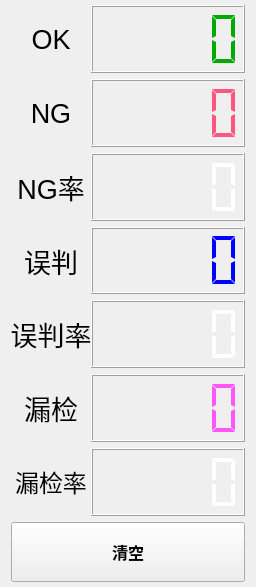
<?xml version="1.0" encoding="UTF-8"?>
<ui version="4.0">
 <class>TotalAction</class>
 <widget class="QWidget" name="TotalAction">
  <property name="geometry">
   <rect>
    <x>0</x>
    <y>0</y>
    <width>256</width>
    <height>587</height>
   </rect>
  </property>
  <property name="minimumSize">
   <size>
    <width>200</width>
    <height>500</height>
   </size>
  </property>
  <property name="maximumSize">
   <size>
    <width>384</width>
    <height>700</height>
   </size>
  </property>
  <property name="windowTitle">
   <string>Form</string>
  </property>
  <layout class="QGridLayout" name="gridLayout">
   <property name="topMargin">
    <number>5</number>
   </property>
   <property name="bottomMargin">
    <number>5</number>
   </property>
   <property name="horizontalSpacing">
    <number>3</number>
   </property>
   <item row="9" column="0">
    <layout class="QHBoxLayout" name="horizontalLayout_3">
     <item>
      <widget class="QPushButton" name="pushButton_Clear">
       <property name="minimumSize">
        <size>
         <width>0</width>
         <height>60</height>
        </size>
       </property>
       <property name="font">
        <font>
         <family>Arial</family>
         <pointsize>12</pointsize>
         <weight>75</weight>
         <bold>true</bold>
        </font>
       </property>
       <property name="text">
        <string>清空</string>
       </property>
      </widget>
     </item>
    </layout>
   </item>
   <item row="0" column="0">
    <layout class="QHBoxLayout" name="horizontalLayout">
     <property name="spacing">
      <number>0</number>
     </property>
     <item>
      <widget class="QLabel" name="label_OK">
       <property name="minimumSize">
        <size>
         <width>0</width>
         <height>0</height>
        </size>
       </property>
       <property name="maximumSize">
        <size>
         <width>80</width>
         <height>100</height>
        </size>
       </property>
       <property name="font">
        <font>
         <family>Arial</family>
         <pointsize>20</pointsize>
        </font>
       </property>
       <property name="styleSheet">
        <string notr="true"/>
       </property>
       <property name="text">
        <string>OK</string>
       </property>
       <property name="alignment">
        <set>Qt::AlignCenter</set>
       </property>
      </widget>
     </item>
     <item>
      <widget class="QLCDNumber" name="lcdNumber_OK">
       <property name="minimumSize">
        <size>
         <width>0</width>
         <height>0</height>
        </size>
       </property>
       <property name="maximumSize">
        <size>
         <width>250</width>
         <height>100</height>
        </size>
       </property>
       <property name="palette">
        <palette>
         <active>
          <colorrole role="WindowText">
           <brush brushstyle="SolidPattern">
            <color alpha="255">
             <red>0</red>
             <green>170</green>
             <blue>0</blue>
            </color>
           </brush>
          </colorrole>
          <colorrole role="Text">
           <brush brushstyle="SolidPattern">
            <color alpha="255">
             <red>0</red>
             <green>170</green>
             <blue>0</blue>
            </color>
           </brush>
          </colorrole>
          <colorrole role="ButtonText">
           <brush brushstyle="SolidPattern">
            <color alpha="255">
             <red>0</red>
             <green>170</green>
             <blue>0</blue>
            </color>
           </brush>
          </colorrole>
         </active>
         <inactive>
          <colorrole role="WindowText">
           <brush brushstyle="SolidPattern">
            <color alpha="255">
             <red>0</red>
             <green>170</green>
             <blue>0</blue>
            </color>
           </brush>
          </colorrole>
          <colorrole role="Text">
           <brush brushstyle="SolidPattern">
            <color alpha="255">
             <red>0</red>
             <green>170</green>
             <blue>0</blue>
            </color>
           </brush>
          </colorrole>
          <colorrole role="ButtonText">
           <brush brushstyle="SolidPattern">
            <color alpha="255">
             <red>0</red>
             <green>170</green>
             <blue>0</blue>
            </color>
           </brush>
          </colorrole>
         </inactive>
         <disabled>
          <colorrole role="WindowText">
           <brush brushstyle="SolidPattern">
            <color alpha="255">
             <red>0</red>
             <green>170</green>
             <blue>0</blue>
            </color>
           </brush>
          </colorrole>
          <colorrole role="Text">
           <brush brushstyle="SolidPattern">
            <color alpha="255">
             <red>0</red>
             <green>170</green>
             <blue>0</blue>
            </color>
           </brush>
          </colorrole>
          <colorrole role="ButtonText">
           <brush brushstyle="SolidPattern">
            <color alpha="255">
             <red>0</red>
             <green>170</green>
             <blue>0</blue>
            </color>
           </brush>
          </colorrole>
         </disabled>
        </palette>
       </property>
       <property name="font">
        <font>
         <family>Agency FB</family>
         <pointsize>18</pointsize>
        </font>
       </property>
       <property name="styleSheet">
        <string notr="true">color: rgb(0, 170, 0);</string>
       </property>
       <property name="smallDecimalPoint">
        <bool>false</bool>
       </property>
       <property name="digitCount">
        <number>5</number>
       </property>
       <property name="segmentStyle">
        <enum>QLCDNumber::Flat</enum>
       </property>
       <property name="value" stdset="0">
        <double>0.000000000000000</double>
       </property>
       <property name="intValue" stdset="0">
        <number>0</number>
       </property>
      </widget>
     </item>
    </layout>
   </item>
   <item row="5" column="0">
    <layout class="QHBoxLayout" name="horizontalLayout_4">
     <property name="spacing">
      <number>0</number>
     </property>
     <item>
      <widget class="QLabel" name="label_ErrorJudge">
       <property name="minimumSize">
        <size>
         <width>0</width>
         <height>0</height>
        </size>
       </property>
       <property name="maximumSize">
        <size>
         <width>80</width>
         <height>100</height>
        </size>
       </property>
       <property name="font">
        <font>
         <family>Arial</family>
         <pointsize>20</pointsize>
        </font>
       </property>
       <property name="styleSheet">
        <string notr="true"/>
       </property>
       <property name="text">
        <string>误判</string>
       </property>
       <property name="alignment">
        <set>Qt::AlignCenter</set>
       </property>
      </widget>
     </item>
     <item>
      <widget class="QLCDNumber" name="lcdNumber_Error">
       <property name="minimumSize">
        <size>
         <width>0</width>
         <height>0</height>
        </size>
       </property>
       <property name="maximumSize">
        <size>
         <width>280</width>
         <height>100</height>
        </size>
       </property>
       <property name="palette">
        <palette>
         <active>
          <colorrole role="WindowText">
           <brush brushstyle="SolidPattern">
            <color alpha="255">
             <red>0</red>
             <green>0</green>
             <blue>255</blue>
            </color>
           </brush>
          </colorrole>
          <colorrole role="Text">
           <brush brushstyle="SolidPattern">
            <color alpha="255">
             <red>0</red>
             <green>0</green>
             <blue>255</blue>
            </color>
           </brush>
          </colorrole>
          <colorrole role="ButtonText">
           <brush brushstyle="SolidPattern">
            <color alpha="255">
             <red>0</red>
             <green>0</green>
             <blue>255</blue>
            </color>
           </brush>
          </colorrole>
         </active>
         <inactive>
          <colorrole role="WindowText">
           <brush brushstyle="SolidPattern">
            <color alpha="255">
             <red>0</red>
             <green>0</green>
             <blue>255</blue>
            </color>
           </brush>
          </colorrole>
          <colorrole role="Text">
           <brush brushstyle="SolidPattern">
            <color alpha="255">
             <red>0</red>
             <green>0</green>
             <blue>255</blue>
            </color>
           </brush>
          </colorrole>
          <colorrole role="ButtonText">
           <brush brushstyle="SolidPattern">
            <color alpha="255">
             <red>0</red>
             <green>0</green>
             <blue>255</blue>
            </color>
           </brush>
          </colorrole>
         </inactive>
         <disabled>
          <colorrole role="WindowText">
           <brush brushstyle="SolidPattern">
            <color alpha="255">
             <red>0</red>
             <green>0</green>
             <blue>255</blue>
            </color>
           </brush>
          </colorrole>
          <colorrole role="Text">
           <brush brushstyle="SolidPattern">
            <color alpha="255">
             <red>0</red>
             <green>0</green>
             <blue>255</blue>
            </color>
           </brush>
          </colorrole>
          <colorrole role="ButtonText">
           <brush brushstyle="SolidPattern">
            <color alpha="255">
             <red>0</red>
             <green>0</green>
             <blue>255</blue>
            </color>
           </brush>
          </colorrole>
         </disabled>
        </palette>
       </property>
       <property name="font">
        <font>
         <family>Agency FB</family>
         <pointsize>18</pointsize>
        </font>
       </property>
       <property name="styleSheet">
        <string notr="true">color: rgb(0, 0, 255);
</string>
       </property>
       <property name="smallDecimalPoint">
        <bool>false</bool>
       </property>
       <property name="digitCount">
        <number>5</number>
       </property>
       <property name="segmentStyle">
        <enum>QLCDNumber::Flat</enum>
       </property>
       <property name="value" stdset="0">
        <double>0.000000000000000</double>
       </property>
       <property name="intValue" stdset="0">
        <number>0</number>
       </property>
      </widget>
     </item>
    </layout>
   </item>
   <item row="3" column="0">
    <layout class="QHBoxLayout" name="horizontalLayout_2">
     <property name="spacing">
      <number>0</number>
     </property>
     <item>
      <widget class="QLabel" name="label_NG">
       <property name="minimumSize">
        <size>
         <width>0</width>
         <height>0</height>
        </size>
       </property>
       <property name="maximumSize">
        <size>
         <width>80</width>
         <height>100</height>
        </size>
       </property>
       <property name="font">
        <font>
         <family>Arial</family>
         <pointsize>20</pointsize>
        </font>
       </property>
       <property name="styleSheet">
        <string notr="true"/>
       </property>
       <property name="text">
        <string>NG</string>
       </property>
       <property name="alignment">
        <set>Qt::AlignCenter</set>
       </property>
      </widget>
     </item>
     <item>
      <widget class="QLCDNumber" name="lcdNumber_NG">
       <property name="minimumSize">
        <size>
         <width>0</width>
         <height>0</height>
        </size>
       </property>
       <property name="maximumSize">
        <size>
         <width>280</width>
         <height>100</height>
        </size>
       </property>
       <property name="palette">
        <palette>
         <active>
          <colorrole role="WindowText">
           <brush brushstyle="SolidPattern">
            <color alpha="255">
             <red>255</red>
             <green>85</green>
             <blue>127</blue>
            </color>
           </brush>
          </colorrole>
          <colorrole role="Text">
           <brush brushstyle="SolidPattern">
            <color alpha="255">
             <red>255</red>
             <green>85</green>
             <blue>127</blue>
            </color>
           </brush>
          </colorrole>
          <colorrole role="ButtonText">
           <brush brushstyle="SolidPattern">
            <color alpha="255">
             <red>255</red>
             <green>85</green>
             <blue>127</blue>
            </color>
           </brush>
          </colorrole>
         </active>
         <inactive>
          <colorrole role="WindowText">
           <brush brushstyle="SolidPattern">
            <color alpha="255">
             <red>255</red>
             <green>85</green>
             <blue>127</blue>
            </color>
           </brush>
          </colorrole>
          <colorrole role="Text">
           <brush brushstyle="SolidPattern">
            <color alpha="255">
             <red>255</red>
             <green>85</green>
             <blue>127</blue>
            </color>
           </brush>
          </colorrole>
          <colorrole role="ButtonText">
           <brush brushstyle="SolidPattern">
            <color alpha="255">
             <red>255</red>
             <green>85</green>
             <blue>127</blue>
            </color>
           </brush>
          </colorrole>
         </inactive>
         <disabled>
          <colorrole role="WindowText">
           <brush brushstyle="SolidPattern">
            <color alpha="255">
             <red>255</red>
             <green>85</green>
             <blue>127</blue>
            </color>
           </brush>
          </colorrole>
          <colorrole role="Text">
           <brush brushstyle="SolidPattern">
            <color alpha="255">
             <red>255</red>
             <green>85</green>
             <blue>127</blue>
            </color>
           </brush>
          </colorrole>
          <colorrole role="ButtonText">
           <brush brushstyle="SolidPattern">
            <color alpha="255">
             <red>255</red>
             <green>85</green>
             <blue>127</blue>
            </color>
           </brush>
          </colorrole>
         </disabled>
        </palette>
       </property>
       <property name="font">
        <font>
         <family>Agency FB</family>
         <pointsize>18</pointsize>
        </font>
       </property>
       <property name="styleSheet">
        <string notr="true">color: rgb(255, 85, 127);</string>
       </property>
       <property name="smallDecimalPoint">
        <bool>false</bool>
       </property>
       <property name="digitCount">
        <number>5</number>
       </property>
       <property name="segmentStyle">
        <enum>QLCDNumber::Flat</enum>
       </property>
       <property name="value" stdset="0">
        <double>0.000000000000000</double>
       </property>
       <property name="intValue" stdset="0">
        <number>0</number>
       </property>
      </widget>
     </item>
    </layout>
   </item>
   <item row="7" column="0">
    <layout class="QHBoxLayout" name="horizontalLayout_5">
     <property name="spacing">
      <number>0</number>
     </property>
     <item>
      <widget class="QLabel" name="label_MissJudge">
       <property name="minimumSize">
        <size>
         <width>0</width>
         <height>0</height>
        </size>
       </property>
       <property name="maximumSize">
        <size>
         <width>80</width>
         <height>100</height>
        </size>
       </property>
       <property name="font">
        <font>
         <family>Arial</family>
         <pointsize>20</pointsize>
        </font>
       </property>
       <property name="styleSheet">
        <string notr="true"/>
       </property>
       <property name="text">
        <string>漏检</string>
       </property>
       <property name="alignment">
        <set>Qt::AlignCenter</set>
       </property>
      </widget>
     </item>
     <item>
      <widget class="QLCDNumber" name="lcdNumber_Miss">
       <property name="minimumSize">
        <size>
         <width>0</width>
         <height>0</height>
        </size>
       </property>
       <property name="maximumSize">
        <size>
         <width>280</width>
         <height>100</height>
        </size>
       </property>
       <property name="palette">
        <palette>
         <active>
          <colorrole role="WindowText">
           <brush brushstyle="SolidPattern">
            <color alpha="255">
             <red>255</red>
             <green>85</green>
             <blue>255</blue>
            </color>
           </brush>
          </colorrole>
          <colorrole role="Text">
           <brush brushstyle="SolidPattern">
            <color alpha="255">
             <red>255</red>
             <green>85</green>
             <blue>255</blue>
            </color>
           </brush>
          </colorrole>
          <colorrole role="ButtonText">
           <brush brushstyle="SolidPattern">
            <color alpha="255">
             <red>255</red>
             <green>85</green>
             <blue>255</blue>
            </color>
           </brush>
          </colorrole>
         </active>
         <inactive>
          <colorrole role="WindowText">
           <brush brushstyle="SolidPattern">
            <color alpha="255">
             <red>255</red>
             <green>85</green>
             <blue>255</blue>
            </color>
           </brush>
          </colorrole>
          <colorrole role="Text">
           <brush brushstyle="SolidPattern">
            <color alpha="255">
             <red>255</red>
             <green>85</green>
             <blue>255</blue>
            </color>
           </brush>
          </colorrole>
          <colorrole role="ButtonText">
           <brush brushstyle="SolidPattern">
            <color alpha="255">
             <red>255</red>
             <green>85</green>
             <blue>255</blue>
            </color>
           </brush>
          </colorrole>
         </inactive>
         <disabled>
          <colorrole role="WindowText">
           <brush brushstyle="SolidPattern">
            <color alpha="255">
             <red>255</red>
             <green>85</green>
             <blue>255</blue>
            </color>
           </brush>
          </colorrole>
          <colorrole role="Text">
           <brush brushstyle="SolidPattern">
            <color alpha="255">
             <red>255</red>
             <green>85</green>
             <blue>255</blue>
            </color>
           </brush>
          </colorrole>
          <colorrole role="ButtonText">
           <brush brushstyle="SolidPattern">
            <color alpha="255">
             <red>255</red>
             <green>85</green>
             <blue>255</blue>
            </color>
           </brush>
          </colorrole>
         </disabled>
        </palette>
       </property>
       <property name="font">
        <font>
         <family>Agency FB</family>
         <pointsize>18</pointsize>
        </font>
       </property>
       <property name="styleSheet">
        <string notr="true">color: rgb(255, 85, 255);</string>
       </property>
       <property name="smallDecimalPoint">
        <bool>false</bool>
       </property>
       <property name="digitCount">
        <number>5</number>
       </property>
       <property name="segmentStyle">
        <enum>QLCDNumber::Flat</enum>
       </property>
       <property name="value" stdset="0">
        <double>0.000000000000000</double>
       </property>
       <property name="intValue" stdset="0">
        <number>0</number>
       </property>
      </widget>
     </item>
    </layout>
   </item>
   <item row="8" column="0">
    <layout class="QHBoxLayout" name="horizontalLayout_6">
     <item>
      <widget class="QLabel" name="label_MissJudge_Rate">
       <property name="maximumSize">
        <size>
         <width>80</width>
         <height>16777215</height>
        </size>
       </property>
       <property name="font">
        <font>
         <family>Agency FB</family>
         <pointsize>18</pointsize>
        </font>
       </property>
       <property name="text">
        <string>漏检率</string>
       </property>
       <property name="alignment">
        <set>Qt::AlignCenter</set>
       </property>
      </widget>
     </item>
     <item>
      <widget class="QLCDNumber" name="lcdNumber_MissJudge_Rate">
       <property name="palette">
        <palette>
         <active>
          <colorrole role="WindowText">
           <brush brushstyle="SolidPattern">
            <color alpha="255">
             <red>255</red>
             <green>255</green>
             <blue>255</blue>
            </color>
           </brush>
          </colorrole>
          <colorrole role="Text">
           <brush brushstyle="SolidPattern">
            <color alpha="255">
             <red>255</red>
             <green>255</green>
             <blue>255</blue>
            </color>
           </brush>
          </colorrole>
          <colorrole role="ButtonText">
           <brush brushstyle="SolidPattern">
            <color alpha="255">
             <red>255</red>
             <green>255</green>
             <blue>255</blue>
            </color>
           </brush>
          </colorrole>
         </active>
         <inactive>
          <colorrole role="WindowText">
           <brush brushstyle="SolidPattern">
            <color alpha="255">
             <red>255</red>
             <green>255</green>
             <blue>255</blue>
            </color>
           </brush>
          </colorrole>
          <colorrole role="Text">
           <brush brushstyle="SolidPattern">
            <color alpha="255">
             <red>255</red>
             <green>255</green>
             <blue>255</blue>
            </color>
           </brush>
          </colorrole>
          <colorrole role="ButtonText">
           <brush brushstyle="SolidPattern">
            <color alpha="255">
             <red>255</red>
             <green>255</green>
             <blue>255</blue>
            </color>
           </brush>
          </colorrole>
         </inactive>
         <disabled>
          <colorrole role="WindowText">
           <brush brushstyle="SolidPattern">
            <color alpha="96">
             <red>164</red>
             <green>166</green>
             <blue>168</blue>
            </color>
           </brush>
          </colorrole>
          <colorrole role="Text">
           <brush brushstyle="SolidPattern">
            <color alpha="96">
             <red>164</red>
             <green>166</green>
             <blue>168</blue>
            </color>
           </brush>
          </colorrole>
          <colorrole role="ButtonText">
           <brush brushstyle="SolidPattern">
            <color alpha="255">
             <red>208</red>
             <green>208</green>
             <blue>208</blue>
            </color>
           </brush>
          </colorrole>
         </disabled>
        </palette>
       </property>
       <property name="font">
        <font>
         <family>Agency FB</family>
         <pointsize>18</pointsize>
        </font>
       </property>
       <property name="segmentStyle">
        <enum>QLCDNumber::Flat</enum>
       </property>
       <property name="intValue" stdset="0">
        <number>0</number>
       </property>
      </widget>
     </item>
    </layout>
   </item>
   <item row="6" column="0">
    <layout class="QHBoxLayout" name="horizontalLayout_7">
     <item>
      <widget class="QLabel" name="label_ErrorJudge_Rate">
       <property name="maximumSize">
        <size>
         <width>80</width>
         <height>16777215</height>
        </size>
       </property>
       <property name="font">
        <font>
         <family>Arial</family>
         <pointsize>20</pointsize>
        </font>
       </property>
       <property name="text">
        <string>误判率</string>
       </property>
       <property name="alignment">
        <set>Qt::AlignCenter</set>
       </property>
      </widget>
     </item>
     <item>
      <widget class="QLCDNumber" name="lcdNumber_ErrorJudge_Rate">
       <property name="palette">
        <palette>
         <active>
          <colorrole role="WindowText">
           <brush brushstyle="SolidPattern">
            <color alpha="255">
             <red>255</red>
             <green>255</green>
             <blue>255</blue>
            </color>
           </brush>
          </colorrole>
          <colorrole role="Text">
           <brush brushstyle="SolidPattern">
            <color alpha="255">
             <red>255</red>
             <green>255</green>
             <blue>255</blue>
            </color>
           </brush>
          </colorrole>
          <colorrole role="ButtonText">
           <brush brushstyle="SolidPattern">
            <color alpha="255">
             <red>255</red>
             <green>255</green>
             <blue>255</blue>
            </color>
           </brush>
          </colorrole>
         </active>
         <inactive>
          <colorrole role="WindowText">
           <brush brushstyle="SolidPattern">
            <color alpha="255">
             <red>255</red>
             <green>255</green>
             <blue>255</blue>
            </color>
           </brush>
          </colorrole>
          <colorrole role="Text">
           <brush brushstyle="SolidPattern">
            <color alpha="255">
             <red>255</red>
             <green>255</green>
             <blue>255</blue>
            </color>
           </brush>
          </colorrole>
          <colorrole role="ButtonText">
           <brush brushstyle="SolidPattern">
            <color alpha="255">
             <red>255</red>
             <green>255</green>
             <blue>255</blue>
            </color>
           </brush>
          </colorrole>
         </inactive>
         <disabled>
          <colorrole role="WindowText">
           <brush brushstyle="SolidPattern">
            <color alpha="96">
             <red>164</red>
             <green>166</green>
             <blue>168</blue>
            </color>
           </brush>
          </colorrole>
          <colorrole role="Text">
           <brush brushstyle="SolidPattern">
            <color alpha="96">
             <red>164</red>
             <green>166</green>
             <blue>168</blue>
            </color>
           </brush>
          </colorrole>
          <colorrole role="ButtonText">
           <brush brushstyle="SolidPattern">
            <color alpha="255">
             <red>208</red>
             <green>208</green>
             <blue>208</blue>
            </color>
           </brush>
          </colorrole>
         </disabled>
        </palette>
       </property>
       <property name="font">
        <font>
         <family>Agency FB</family>
         <pointsize>18</pointsize>
        </font>
       </property>
       <property name="segmentStyle">
        <enum>QLCDNumber::Flat</enum>
       </property>
       <property name="intValue" stdset="0">
        <number>0</number>
       </property>
      </widget>
     </item>
    </layout>
   </item>
   <item row="4" column="0">
    <layout class="QHBoxLayout" name="horizontalLayout_8">
     <item>
      <widget class="QLabel" name="label_NG_Rate">
       <property name="maximumSize">
        <size>
         <width>80</width>
         <height>100</height>
        </size>
       </property>
       <property name="font">
        <font>
         <family>Arial</family>
         <pointsize>20</pointsize>
        </font>
       </property>
       <property name="layoutDirection">
        <enum>Qt::LeftToRight</enum>
       </property>
       <property name="text">
        <string>NG率</string>
       </property>
       <property name="alignment">
        <set>Qt::AlignCenter</set>
       </property>
      </widget>
     </item>
     <item>
      <widget class="QLCDNumber" name="lcdNumber_NG_Rate">
       <property name="minimumSize">
        <size>
         <width>0</width>
         <height>0</height>
        </size>
       </property>
       <property name="maximumSize">
        <size>
         <width>16777215</width>
         <height>100</height>
        </size>
       </property>
       <property name="palette">
        <palette>
         <active>
          <colorrole role="WindowText">
           <brush brushstyle="SolidPattern">
            <color alpha="255">
             <red>255</red>
             <green>255</green>
             <blue>255</blue>
            </color>
           </brush>
          </colorrole>
          <colorrole role="Text">
           <brush brushstyle="SolidPattern">
            <color alpha="255">
             <red>255</red>
             <green>255</green>
             <blue>255</blue>
            </color>
           </brush>
          </colorrole>
          <colorrole role="ButtonText">
           <brush brushstyle="SolidPattern">
            <color alpha="255">
             <red>255</red>
             <green>255</green>
             <blue>255</blue>
            </color>
           </brush>
          </colorrole>
         </active>
         <inactive>
          <colorrole role="WindowText">
           <brush brushstyle="SolidPattern">
            <color alpha="255">
             <red>255</red>
             <green>255</green>
             <blue>255</blue>
            </color>
           </brush>
          </colorrole>
          <colorrole role="Text">
           <brush brushstyle="SolidPattern">
            <color alpha="255">
             <red>255</red>
             <green>255</green>
             <blue>255</blue>
            </color>
           </brush>
          </colorrole>
          <colorrole role="ButtonText">
           <brush brushstyle="SolidPattern">
            <color alpha="255">
             <red>255</red>
             <green>255</green>
             <blue>255</blue>
            </color>
           </brush>
          </colorrole>
         </inactive>
         <disabled>
          <colorrole role="WindowText">
           <brush brushstyle="SolidPattern">
            <color alpha="96">
             <red>164</red>
             <green>166</green>
             <blue>168</blue>
            </color>
           </brush>
          </colorrole>
          <colorrole role="Text">
           <brush brushstyle="SolidPattern">
            <color alpha="96">
             <red>164</red>
             <green>166</green>
             <blue>168</blue>
            </color>
           </brush>
          </colorrole>
          <colorrole role="ButtonText">
           <brush brushstyle="SolidPattern">
            <color alpha="255">
             <red>208</red>
             <green>208</green>
             <blue>208</blue>
            </color>
           </brush>
          </colorrole>
         </disabled>
        </palette>
       </property>
       <property name="font">
        <font>
         <family>Agency FB</family>
         <pointsize>18</pointsize>
        </font>
       </property>
       <property name="segmentStyle">
        <enum>QLCDNumber::Flat</enum>
       </property>
       <property name="intValue" stdset="0">
        <number>0</number>
       </property>
      </widget>
     </item>
    </layout>
   </item>
  </layout>
 </widget>
 <resources/>
 <connections/>
</ui>
